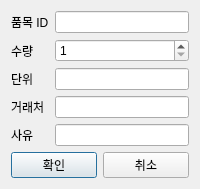
<?xml version="1.0" encoding="UTF-8"?>
<ui version="4.0">
 <class>OrderDialog</class>
 <widget class="QDialog" name="OrderDialog">
  <property name="windowTitle">
   <string>발주</string>
  </property>
  <layout class="QVBoxLayout" name="verticalLayout">
   <item>
    <layout class="QFormLayout" name="formLayout">
     <item row="0" column="0">
      <widget class="QLabel" name="itemIdLabel">
       <property name="text">
        <string>품목 ID</string>
       </property>
      </widget>
     </item>
     <item row="0" column="1">
      <widget class="QLineEdit" name="itemIdLineEdit"/>
     </item>
     <item row="1" column="0">
      <widget class="QLabel" name="quantityLabel">
       <property name="text">
        <string>수량</string>
       </property>
      </widget>
     </item>
     <item row="1" column="1">
      <widget class="QSpinBox" name="quantitySpinBox">
       <property name="minimum">
        <number>1</number>
       </property>
       <property name="maximum">
        <number>1000000</number>
       </property>
      </widget>
     </item>
     <item row="2" column="0">
      <widget class="QLabel" name="unitLabel">
       <property name="text">
        <string>단위</string>
       </property>
      </widget>
     </item>
     <item row="2" column="1">
      <widget class="QLineEdit" name="unitLineEdit"/>
     </item>
     <item row="3" column="0">
      <widget class="QLabel" name="partnerLabel">
       <property name="text">
        <string>거래처</string>
       </property>
      </widget>
     </item>
     <item row="3" column="1">
      <widget class="QLineEdit" name="partnerLineEdit"/>
     </item>
     <item row="4" column="0">
      <widget class="QLabel" name="reasonLabel">
       <property name="text">
        <string>사유</string>
       </property>
      </widget>
     </item>
     <item row="4" column="1">
      <widget class="QLineEdit" name="reasonLineEdit"/>
     </item>
    </layout>
   </item>
   <item>
    <layout class="QHBoxLayout" name="buttonLayout">
     <item>
      <widget class="QPushButton" name="confirmButton">
       <property name="text">
        <string>확인</string>
       </property>
      </widget>
     </item>
     <item>
      <widget class="QPushButton" name="cancelButton">
       <property name="text">
        <string>취소</string>
       </property>
      </widget>
     </item>
    </layout>
   </item>
  </layout>
 </widget>
 <resources/>
 <connections/>
</ui>
